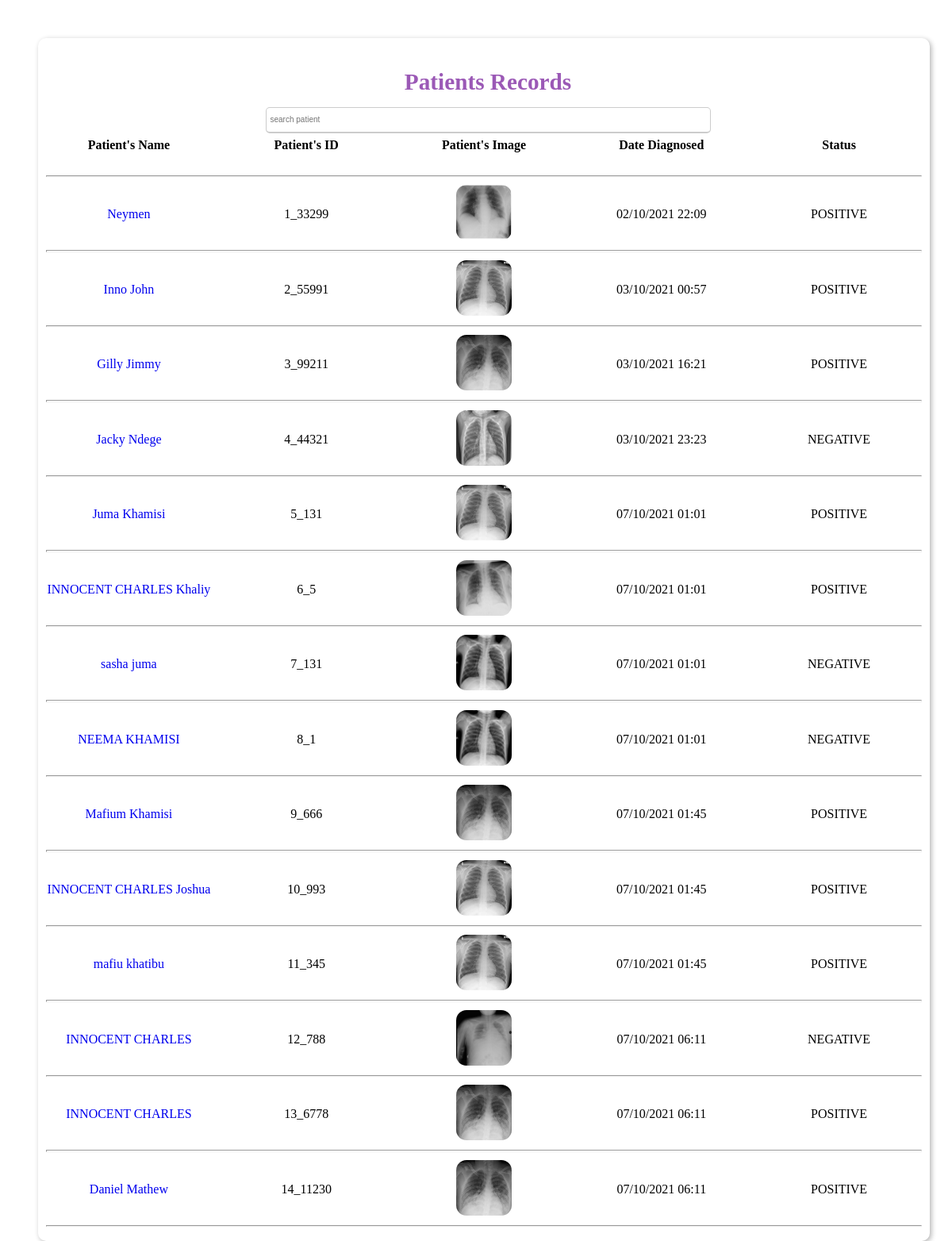
Page /records on the committed database.
### app.py (models this page shows, shortened)
class Diagnosis(db.Model):
	_id = db.Column(db.Integer, primary_key=True)
	patient_id = db.Column(db.Integer, unique=True)
	name = db.Column(db.String(100))
	conditions = db.Column(db.Text(200))
	image = db.Column(db.String(20))
	date_diagnosed = db.Column(db.String(20), default=datetime.now().strftime("%d/%m/%Y %H:%M"))
	test_results = db.Column(db.String(20))
	status = db.Column(db.String(20))
	"""docstring for Diagnosis"""

### app.py (the view)
@app.route('/records', methods=['GET'])
def records():
	if global_updates:
		records = global_updates
	else:
		records = Diagnosis.query.all()
	if records:
		print(records[0].status)
		records_obj = diagnosis_schemas.dump(records)
		return render_template("records.html", records=records_obj)
	return jsonify({"No": "records!"})

### templates/records.html (shortened to what this page needs)
<!DOCTYPE html>
<html lang="en" >
    <head>
        <link rel="stylesheet" href="../static/css/records.css">
    </head>
    <body>
        <div class="records-container">
        <div class="records">
            <div class="heading-box">
               <h3>Patients Records</h3>
            </div>
            <div class="input-search-container">
                <input type="text" id="my_input" spellcheck="false" placeholder="search patient" onkeyup="patient_search();">
            </div>
        </div>
        {%if records %}
        <div class="records-list">
            <div class="grid">
                <div class="grid-item">
                    <h4>Patient's Name</h4>
                </div>
                <div class="grid-item">
                    <h4>Patient's ID</h4>
                </div>
                <div class="grid-item">
                    <h4>Patient's Image</h4>
                </div>
                <div class="grid-item">
                    <h4>Date Diagnosed</h4>
                </div>
                <div class="grid-item">
                    <h4>Status</h4>
                </div>
            </div>
            <hr>
            {% for record in records%}
            <div class="grid-data">
                <div class="grid-item">
                    <a href="/records/{{record.patient_id}}"><p>{{record.name}}</p></a>
                </div>
                <div class="grid-item">
                    <p>{{record._id}}_{{record.patient_id}}</p>
                </div>
                <div class="grid-item">
                    <a href="/records/{{record.patient_id}}"><img src="../static/images/{{record.image}}" class="img-data"></a>
                </div>
                <div class="grid-item">
                    <p>{{record.date_diagnosed}}</p>
                </div>
                <div class="grid-item">
                    <p>{{record.status}}</p>
                </div>
            </div>
            <hr>
            {% endfor %}
        </div>
        {% endif %}
    </div>
    </body>
</html>

### static/css/records.css (style rules this page uses)
html, body { height: 100%; text-align: center; width: auto; padding: 20px 20px; }
.heading-box { font-size: 25px; font-weight: bold; color: #9b59b6; }
.records-container { height: auto; width: 100%; border-radius: 10px; padding: 10px 10px; margin-bottom: 10px; box-shadow: 2px 2px 6px 0px rgba(0,0,0,0.3); }
.records { height: 55px; width: 100%; background: white; padding: 0px 5px; border-radius: 10px; margin-bottom: 5px; }
.records-list { height: auto; width: 100%; margin-top: 10px; }
.input-search-container { margin-top: -15px; align-items: center; }
.input-search-container input { height: 28px; width: 50%; outline: none; font-size: 10px; border-radius: 5px; padding-left: 5px; border: 1px solid #ccc; border-bottom-width: 2px; margin-bottom: 10px; transition: all 0.3s ease; }
.grid { display: grid; grid-template-columns: repeat(5, 1fr); grid-gap: 15px; }
.grid .grid-item { color: black; }
.grid-data { margin-top: 10px; display: grid; grid-template-columns: repeat(5, 1fr); grid-gap: 15px; height: auto; align-items: center; }
.grid-data .grid-item { align-items: center; justify-content: center; }
.img-data { width: 70px; height: 70px; border-radius: 13px; }
hr { height: 0.5px; }
.grid-data .grid-item a { text-decoration: none; }

### rows in the picture
Diagnosis: name "Neymen", _id "1", patient_id "33299", image (picture), date_diagnosed "02/10/2021 22:09", status "POSITIVE"
Diagnosis: name "Inno John", _id "2", patient_id "55991", image (picture), date_diagnosed "03/10/2021 00:57", status "POSITIVE"
Diagnosis: name "Gilly Jimmy", _id "3", patient_id "99211", image (picture), date_diagnosed "03/10/2021 16:21", status "POSITIVE"
Diagnosis: name "Jacky Ndege", _id "4", patient_id "44321", image (picture), date_diagnosed "03/10/2021 23:23", status "NEGATIVE"
Diagnosis: name "Juma Khamisi", _id "5", patient_id "131", image (picture), date_diagnosed "07/10/2021 01:01", status "POSITIVE"
Diagnosis: name "INNOCENT CHARLES Khaliy", _id "6", patient_id "5", image (picture), date_diagnosed "07/10/2021 01:01", status "POSITIVE"
Diagnosis: name "sasha juma", _id "7", patient_id "131", image (picture), date_diagnosed "07/10/2021 01:01", status "NEGATIVE"
Diagnosis: name "NEEMA KHAMISI", _id "8", patient_id "1", image (picture), date_diagnosed "07/10/2021 01:01", status "NEGATIVE"
Diagnosis: name "Mafium Khamisi", _id "9", patient_id "666", image (picture), date_diagnosed "07/10/2021 01:45", status "POSITIVE"
Diagnosis: name "INNOCENT CHARLES Joshua", _id "10", patient_id "993", image (picture), date_diagnosed "07/10/2021 01:45", status "POSITIVE"
Diagnosis: name "mafiu khatibu", _id "11", patient_id "345", image (picture), date_diagnosed "07/10/2021 01:45", status "POSITIVE"
Diagnosis: name "INNOCENT CHARLES", _id "12", patient_id "788", image (picture), date_diagnosed "07/10/2021 06:11", status "NEGATIVE"
Diagnosis: name "INNOCENT CHARLES", _id "13", patient_id "6778", image (picture), date_diagnosed "07/10/2021 06:11", status "POSITIVE"
Diagnosis: name "Daniel Mathew", _id "14", patient_id "11230", image (picture), date_diagnosed "07/10/2021 06:11", status "POSITIVE"
